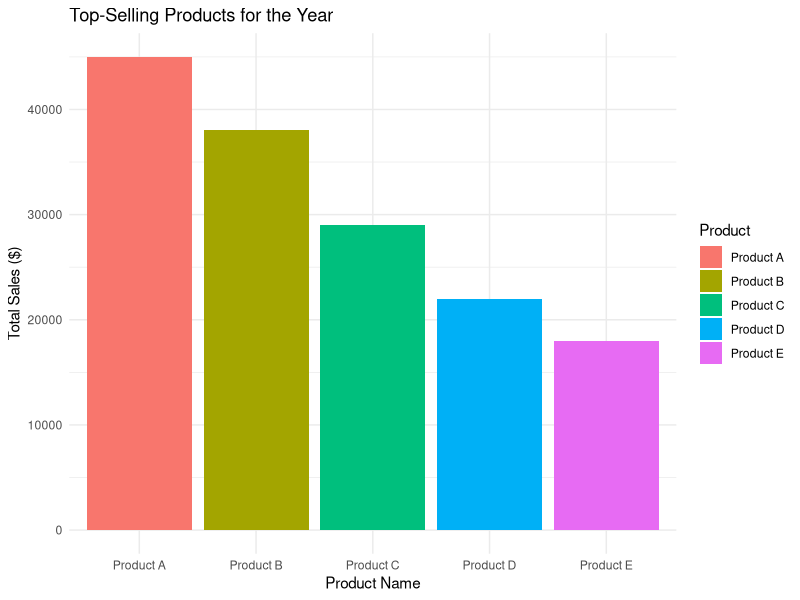

Write the R code that produced this figure.
library(ggplot2)

df_products <- data.frame(
  Product = c("Product A", "Product B", "Product C", "Product D", "Product E"),
  Sales = c(45000, 38000, 29000, 22000, 18000)
)

ggplot(df_products, aes(x = reorder(Product, -Sales), y = Sales, fill = Product)) +
  geom_bar(stat = "identity") +
  labs(title = "Top-Selling Products for the Year", x = "Product Name", y = "Total Sales ($)") +
  theme_minimal()
